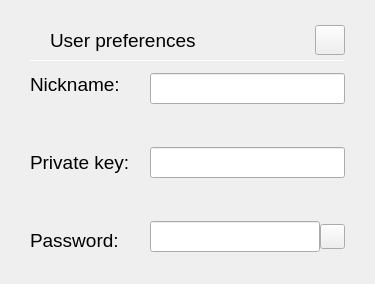
<?xml version="1.0" encoding="UTF-8"?>
<ui version="4.0">
 <class>Overlay</class>
 <widget class="QWidget" name="Overlay">
  <property name="geometry">
   <rect>
    <x>0</x>
    <y>0</y>
    <width>375</width>
    <height>284</height>
   </rect>
  </property>
  <property name="windowTitle">
   <string>Form</string>
  </property>
  <layout class="QVBoxLayout" name="verticalLayout">
   <property name="leftMargin">
    <number>20</number>
   </property>
   <property name="topMargin">
    <number>20</number>
   </property>
   <property name="rightMargin">
    <number>20</number>
   </property>
   <property name="bottomMargin">
    <number>20</number>
   </property>
   <item>
    <widget class="QStackedWidget" name="overlay_mainStackedWidget">
     <property name="currentIndex">
      <number>0</number>
     </property>
     <widget class="QWidget" name="overlay_userPreferencesPage">
      <layout class="QVBoxLayout" name="verticalLayout_2">
       <property name="spacing">
        <number>5</number>
       </property>
       <property name="leftMargin">
        <number>10</number>
       </property>
       <property name="topMargin">
        <number>5</number>
       </property>
       <property name="rightMargin">
        <number>10</number>
       </property>
       <property name="bottomMargin">
        <number>5</number>
       </property>
       <item>
        <layout class="QHBoxLayout" name="overlay_toolsLayout">
         <item>
          <spacer name="horizontalSpacer_2">
           <property name="orientation">
            <enum>Qt::Horizontal</enum>
           </property>
           <property name="sizeType">
            <enum>QSizePolicy::Fixed</enum>
           </property>
           <property name="sizeHint" stdset="0">
            <size>
             <width>20</width>
             <height>20</height>
            </size>
           </property>
          </spacer>
         </item>
         <item>
          <widget class="QLabel" name="overlay_titleLabel">
           <property name="font">
            <font>
             <pointsize>14</pointsize>
             <weight>50</weight>
             <bold>false</bold>
            </font>
           </property>
           <property name="text">
            <string>User preferences</string>
           </property>
          </widget>
         </item>
         <item>
          <spacer name="horizontalSpacer">
           <property name="orientation">
            <enum>Qt::Horizontal</enum>
           </property>
           <property name="sizeHint" stdset="0">
            <size>
             <width>40</width>
             <height>20</height>
            </size>
           </property>
          </spacer>
         </item>
         <item>
          <widget class="QPushButton" name="overlay_quitButton">
           <property name="minimumSize">
            <size>
             <width>30</width>
             <height>30</height>
            </size>
           </property>
           <property name="maximumSize">
            <size>
             <width>30</width>
             <height>30</height>
            </size>
           </property>
           <property name="text">
            <string/>
           </property>
          </widget>
         </item>
        </layout>
       </item>
       <item>
        <widget class="Line" name="overlay_toolbarLine">
         <property name="maximumSize">
          <size>
           <width>16777215</width>
           <height>1</height>
          </size>
         </property>
         <property name="orientation">
          <enum>Qt::Horizontal</enum>
         </property>
        </widget>
       </item>
       <item>
        <spacer name="verticalSpacer_2">
         <property name="orientation">
          <enum>Qt::Vertical</enum>
         </property>
         <property name="sizeHint" stdset="0">
          <size>
           <width>20</width>
           <height>40</height>
          </size>
         </property>
        </spacer>
       </item>
       <item>
        <layout class="QHBoxLayout" name="horizontalLayout">
         <property name="spacing">
          <number>20</number>
         </property>
         <item>
          <layout class="QVBoxLayout" name="verticalLayout_3">
           <item>
            <widget class="QLabel" name="nicknameLabel">
             <property name="font">
              <font>
               <pointsize>14</pointsize>
              </font>
             </property>
             <property name="text">
              <string>Nickname:</string>
             </property>
            </widget>
           </item>
           <item>
            <spacer name="verticalSpacer">
             <property name="orientation">
              <enum>Qt::Vertical</enum>
             </property>
             <property name="sizeHint" stdset="0">
              <size>
               <width>20</width>
               <height>40</height>
              </size>
             </property>
            </spacer>
           </item>
           <item>
            <widget class="QLabel" name="privateKeyLabel">
             <property name="font">
              <font>
               <pointsize>14</pointsize>
              </font>
             </property>
             <property name="text">
              <string>Private key:</string>
             </property>
            </widget>
           </item>
           <item>
            <spacer name="verticalSpacer_4">
             <property name="orientation">
              <enum>Qt::Vertical</enum>
             </property>
             <property name="sizeHint" stdset="0">
              <size>
               <width>20</width>
               <height>40</height>
              </size>
             </property>
            </spacer>
           </item>
           <item>
            <widget class="QLabel" name="passwordLabel">
             <property name="font">
              <font>
               <pointsize>14</pointsize>
              </font>
             </property>
             <property name="text">
              <string>Password:</string>
             </property>
            </widget>
           </item>
          </layout>
         </item>
         <item>
          <layout class="QVBoxLayout" name="verticalLayout_4">
           <item>
            <widget class="QLineEdit" name="nicknameLineEdit">
             <property name="font">
              <font>
               <pointsize>14</pointsize>
              </font>
             </property>
             <property name="text">
              <string/>
             </property>
             <property name="maxLength">
              <number>128</number>
             </property>
             <property name="placeholderText">
              <string/>
             </property>
            </widget>
           </item>
           <item>
            <spacer name="verticalSpacer_5">
             <property name="orientation">
              <enum>Qt::Vertical</enum>
             </property>
             <property name="sizeHint" stdset="0">
              <size>
               <width>20</width>
               <height>40</height>
              </size>
             </property>
            </spacer>
           </item>
           <item>
            <widget class="QLineEdit" name="privateKeyLineEdit">
             <property name="font">
              <font>
               <pointsize>14</pointsize>
              </font>
             </property>
             <property name="maxLength">
              <number>128</number>
             </property>
             <property name="placeholderText">
              <string/>
             </property>
            </widget>
           </item>
           <item>
            <spacer name="verticalSpacer_6">
             <property name="orientation">
              <enum>Qt::Vertical</enum>
             </property>
             <property name="sizeHint" stdset="0">
              <size>
               <width>20</width>
               <height>40</height>
              </size>
             </property>
            </spacer>
           </item>
           <item>
            <layout class="QHBoxLayout" name="horizontalLayout_2">
             <property name="spacing">
              <number>0</number>
             </property>
             <item>
              <widget class="QLineEdit" name="passwordLineEdit">
               <property name="font">
                <font>
                 <pointsize>14</pointsize>
                </font>
               </property>
               <property name="maxLength">
                <number>128</number>
               </property>
               <property name="echoMode">
                <enum>QLineEdit::Password</enum>
               </property>
               <property name="placeholderText">
                <string/>
               </property>
              </widget>
             </item>
             <item>
              <widget class="QPushButton" name="showPasswordButton">
               <property name="minimumSize">
                <size>
                 <width>25</width>
                 <height>25</height>
                </size>
               </property>
               <property name="maximumSize">
                <size>
                 <width>25</width>
                 <height>25</height>
                </size>
               </property>
               <property name="font">
                <font>
                 <pointsize>12</pointsize>
                </font>
               </property>
               <property name="text">
                <string/>
               </property>
              </widget>
             </item>
            </layout>
           </item>
          </layout>
         </item>
        </layout>
       </item>
       <item>
        <spacer name="verticalSpacer_3">
         <property name="orientation">
          <enum>Qt::Vertical</enum>
         </property>
         <property name="sizeHint" stdset="0">
          <size>
           <width>20</width>
           <height>40</height>
          </size>
         </property>
        </spacer>
       </item>
      </layout>
     </widget>
     <widget class="QWidget" name="overlay_descriptionPage">
      <layout class="QVBoxLayout" name="verticalLayout_5">
       <property name="leftMargin">
        <number>10</number>
       </property>
       <property name="topMargin">
        <number>5</number>
       </property>
       <property name="rightMargin">
        <number>10</number>
       </property>
       <property name="bottomMargin">
        <number>5</number>
       </property>
       <item>
        <layout class="QHBoxLayout" name="overlay_toolsLayout2">
         <item>
          <spacer name="horizontalSpacer_3">
           <property name="orientation">
            <enum>Qt::Horizontal</enum>
           </property>
           <property name="sizeType">
            <enum>QSizePolicy::Fixed</enum>
           </property>
           <property name="sizeHint" stdset="0">
            <size>
             <width>20</width>
             <height>20</height>
            </size>
           </property>
          </spacer>
         </item>
         <item>
          <widget class="QLabel" name="overlay_titleLabel2">
           <property name="font">
            <font>
             <pointsize>14</pointsize>
             <weight>50</weight>
             <bold>false</bold>
            </font>
           </property>
           <property name="text">
            <string>Description</string>
           </property>
          </widget>
         </item>
         <item>
          <spacer name="horizontalSpacer_4">
           <property name="orientation">
            <enum>Qt::Horizontal</enum>
           </property>
           <property name="sizeHint" stdset="0">
            <size>
             <width>40</width>
             <height>20</height>
            </size>
           </property>
          </spacer>
         </item>
         <item>
          <widget class="QPushButton" name="overlay_quitButton2">
           <property name="minimumSize">
            <size>
             <width>30</width>
             <height>30</height>
            </size>
           </property>
           <property name="maximumSize">
            <size>
             <width>30</width>
             <height>30</height>
            </size>
           </property>
           <property name="text">
            <string/>
           </property>
          </widget>
         </item>
        </layout>
       </item>
       <item>
        <widget class="Line" name="overlay_toolbarLine2">
         <property name="maximumSize">
          <size>
           <width>16777215</width>
           <height>1</height>
          </size>
         </property>
         <property name="orientation">
          <enum>Qt::Horizontal</enum>
         </property>
        </widget>
       </item>
       <item>
        <widget class="QScrollArea" name="descriptionScrollArea">
         <property name="frameShape">
          <enum>QFrame::NoFrame</enum>
         </property>
         <property name="widgetResizable">
          <bool>true</bool>
         </property>
         <widget class="QWidget" name="descriptionScrollAreaWidgetContents">
          <property name="geometry">
           <rect>
            <x>0</x>
            <y>-99</y>
            <width>298</width>
            <height>290</height>
           </rect>
          </property>
          <layout class="QVBoxLayout" name="verticalLayout_6">
           <property name="spacing">
            <number>10</number>
           </property>
           <property name="leftMargin">
            <number>0</number>
           </property>
           <property name="topMargin">
            <number>0</number>
           </property>
           <property name="rightMargin">
            <number>0</number>
           </property>
           <property name="bottomMargin">
            <number>0</number>
           </property>
           <item>
            <widget class="QLabel" name="nicknameDescrLabel">
             <property name="font">
              <font>
               <pointsize>18</pointsize>
              </font>
             </property>
             <property name="text">
              <string>Nickname</string>
             </property>
             <property name="wordWrap">
              <bool>true</bool>
             </property>
            </widget>
           </item>
           <item>
            <widget class="QLabel" name="descriptionLabel">
             <property name="font">
              <font>
               <pointsize>14</pointsize>
              </font>
             </property>
             <property name="text">
              <string>Description</string>
             </property>
             <property name="wordWrap">
              <bool>true</bool>
             </property>
            </widget>
           </item>
           <item>
            <spacer name="verticalSpacer_8">
             <property name="orientation">
              <enum>Qt::Vertical</enum>
             </property>
             <property name="sizeHint" stdset="0">
              <size>
               <width>20</width>
               <height>20</height>
              </size>
             </property>
            </spacer>
           </item>
           <item>
            <widget class="QLabel" name="filesLabel">
             <property name="font">
              <font>
               <pointsize>14</pointsize>
              </font>
             </property>
             <property name="text">
              <string>Files</string>
             </property>
             <property name="alignment">
              <set>Qt::AlignCenter</set>
             </property>
            </widget>
           </item>
           <item>
            <widget class="QListWidget" name="filesListWidget">
             <property name="sizePolicy">
              <sizepolicy hsizetype="Expanding" vsizetype="Preferred">
               <horstretch>0</horstretch>
               <verstretch>0</verstretch>
              </sizepolicy>
             </property>
             <property name="minimumSize">
              <size>
               <width>0</width>
               <height>102</height>
              </size>
             </property>
             <property name="maximumSize">
              <size>
               <width>16777215</width>
               <height>102</height>
              </size>
             </property>
             <property name="font">
              <font>
               <pointsize>10</pointsize>
              </font>
             </property>
             <property name="selectionMode">
              <enum>QAbstractItemView::ExtendedSelection</enum>
             </property>
             <property name="movement">
              <enum>QListView::Static</enum>
             </property>
             <property name="flow">
              <enum>QListView::TopToBottom</enum>
             </property>
             <property name="viewMode">
              <enum>QListView::IconMode</enum>
             </property>
             <property name="uniformItemSizes">
              <bool>false</bool>
             </property>
            </widget>
           </item>
           <item>
            <layout class="QHBoxLayout" name="horizontalLayout_4">
             <item>
              <spacer name="horizontalSpacer_5">
               <property name="orientation">
                <enum>Qt::Horizontal</enum>
               </property>
               <property name="sizeHint" stdset="0">
                <size>
                 <width>40</width>
                 <height>20</height>
                </size>
               </property>
              </spacer>
             </item>
             <item>
              <widget class="QPushButton" name="downloadButton">
               <property name="font">
                <font>
                 <pointsize>14</pointsize>
                </font>
               </property>
               <property name="text">
                <string>Download</string>
               </property>
              </widget>
             </item>
             <item>
              <spacer name="horizontalSpacer_6">
               <property name="orientation">
                <enum>Qt::Horizontal</enum>
               </property>
               <property name="sizeHint" stdset="0">
                <size>
                 <width>40</width>
                 <height>20</height>
                </size>
               </property>
              </spacer>
             </item>
            </layout>
           </item>
           <item>
            <spacer name="verticalSpacer_7">
             <property name="orientation">
              <enum>Qt::Vertical</enum>
             </property>
             <property name="sizeHint" stdset="0">
              <size>
               <width>20</width>
               <height>0</height>
              </size>
             </property>
            </spacer>
           </item>
          </layout>
         </widget>
        </widget>
       </item>
      </layout>
     </widget>
    </widget>
   </item>
  </layout>
 </widget>
 <resources/>
 <connections/>
</ui>
